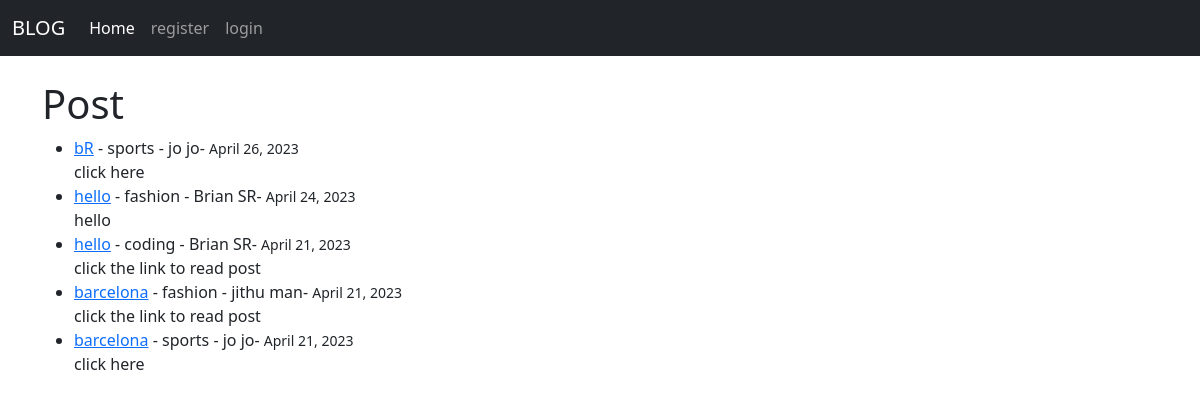
The app's page /blogapp/home with its own data.
### blogapp/models.py (models this page shows, shortened)
class post(models.Model):
    title = models.CharField(max_length=200)
    header_image = models.ImageField(null=True,blank=True,upload_to="images/")
    title_tag= models.CharField(max_length=200, default="blog!")
    author = models.ForeignKey(User,on_delete=models.CASCADE)
    body = RichTextField(blank=True,null=True)
    post_date = models.DateField(auto_now_add=True)
    category = models.CharField(max_length=200,default='coding')
    snippet = models.CharField(max_length=200)
    likes = models.ManyToManyField(User,related_name='blog_posts')

### blogapp/views.py (the view)
# urls.py: path('home',HomeView.as_view(), name="home"),
class HomeView(ListView):
    model = post
    template_name = 'index.html'
    ordering = ['-post_date']

### blogapp/templates/index.html (shortened to what this page needs)
  {% extends 'base.html' %}
  {% block content %}
<h1>Post</h1>
<ul>
{% for post in object_list %}
     <li><a href="{% url 'Article-details' post.pk %}">{{post.title }}</a>
         - {{ post.category }}
         - {{post.author.first_name }}
          {{post.author.last_name }}-
         <small>{{ post.post_date }}</small>
         </small><br/>
         {{ post.snippet }}
     </li>
{% endfor%}
     </ul>
  {% endblock %}

### records on screen
post: title "bR", category "sports", author.first_name "jo", author.last_name "jo", post_date "April 26, 2023", snippet "click here"
post: title "hello", category "fashion", author.first_name "Brian", author.last_name "SR", post_date "April 24, 2023", snippet "hello"
post: title "hello", category "coding", author.first_name "Brian", author.last_name "SR", post_date "April 21, 2023", snippet "click the link to read post"
post: title "barcelona", category "fashion", author.first_name "jithu", author.last_name "man", post_date "April 21, 2023", snippet "click the link to read post"
post: title "barcelona", category "sports", author.first_name "jo", author.last_name "jo", post_date "April 21, 2023", snippet "click here"
